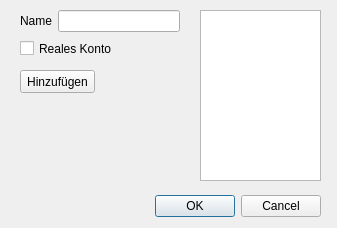
<?xml version="1.0" encoding="UTF-8"?>
<ui version="4.0">
 <class>accountCategoryDialog</class>
 <widget class="QDialog" name="accountCategoryDialog">
  <property name="geometry">
   <rect>
    <x>0</x>
    <y>0</y>
    <width>337</width>
    <height>228</height>
   </rect>
  </property>
  <property name="windowTitle">
   <string>Kontoart erstellen</string>
  </property>
  <widget class="QDialogButtonBox" name="buttonBox">
   <property name="geometry">
    <rect>
     <x>130</x>
     <y>190</y>
     <width>191</width>
     <height>32</height>
    </rect>
   </property>
   <property name="orientation">
    <enum>Qt::Horizontal</enum>
   </property>
   <property name="standardButtons">
    <set>QDialogButtonBox::Cancel|QDialogButtonBox::Ok</set>
   </property>
  </widget>
  <widget class="QWidget" name="formLayoutWidget">
   <property name="geometry">
    <rect>
     <x>20</x>
     <y>10</y>
     <width>160</width>
     <height>22</height>
    </rect>
   </property>
   <layout class="QFormLayout" name="formLayout">
    <property name="fieldGrowthPolicy">
     <enum>QFormLayout::AllNonFixedFieldsGrow</enum>
    </property>
    <item row="0" column="0">
     <widget class="QLabel" name="label">
      <property name="text">
       <string>Name</string>
      </property>
     </widget>
    </item>
    <item row="0" column="1">
     <widget class="QLineEdit" name="lineEdit"/>
    </item>
   </layout>
  </widget>
  <widget class="QCheckBox" name="checkBox">
   <property name="geometry">
    <rect>
     <x>20</x>
     <y>40</y>
     <width>121</width>
     <height>17</height>
    </rect>
   </property>
   <property name="text">
    <string>Reales Konto</string>
   </property>
  </widget>
  <widget class="QListWidget" name="listCategories">
   <property name="geometry">
    <rect>
     <x>200</x>
     <y>10</y>
     <width>121</width>
     <height>171</height>
    </rect>
   </property>
  </widget>
  <widget class="QPushButton" name="pushButton">
   <property name="geometry">
    <rect>
     <x>20</x>
     <y>70</y>
     <width>75</width>
     <height>23</height>
    </rect>
   </property>
   <property name="text">
    <string>Hinzufügen</string>
   </property>
  </widget>
 </widget>
 <resources/>
 <connections>
  <connection>
   <sender>buttonBox</sender>
   <signal>accepted()</signal>
   <receiver>accountCategoryDialog</receiver>
   <slot>accept()</slot>
   <hints>
    <hint type="sourcelabel">
     <x>248</x>
     <y>254</y>
    </hint>
    <hint type="destinationlabel">
     <x>157</x>
     <y>274</y>
    </hint>
   </hints>
  </connection>
  <connection>
   <sender>buttonBox</sender>
   <signal>rejected()</signal>
   <receiver>accountCategoryDialog</receiver>
   <slot>reject()</slot>
   <hints>
    <hint type="sourcelabel">
     <x>316</x>
     <y>260</y>
    </hint>
    <hint type="destinationlabel">
     <x>286</x>
     <y>274</y>
    </hint>
   </hints>
  </connection>
 </connections>
</ui>
